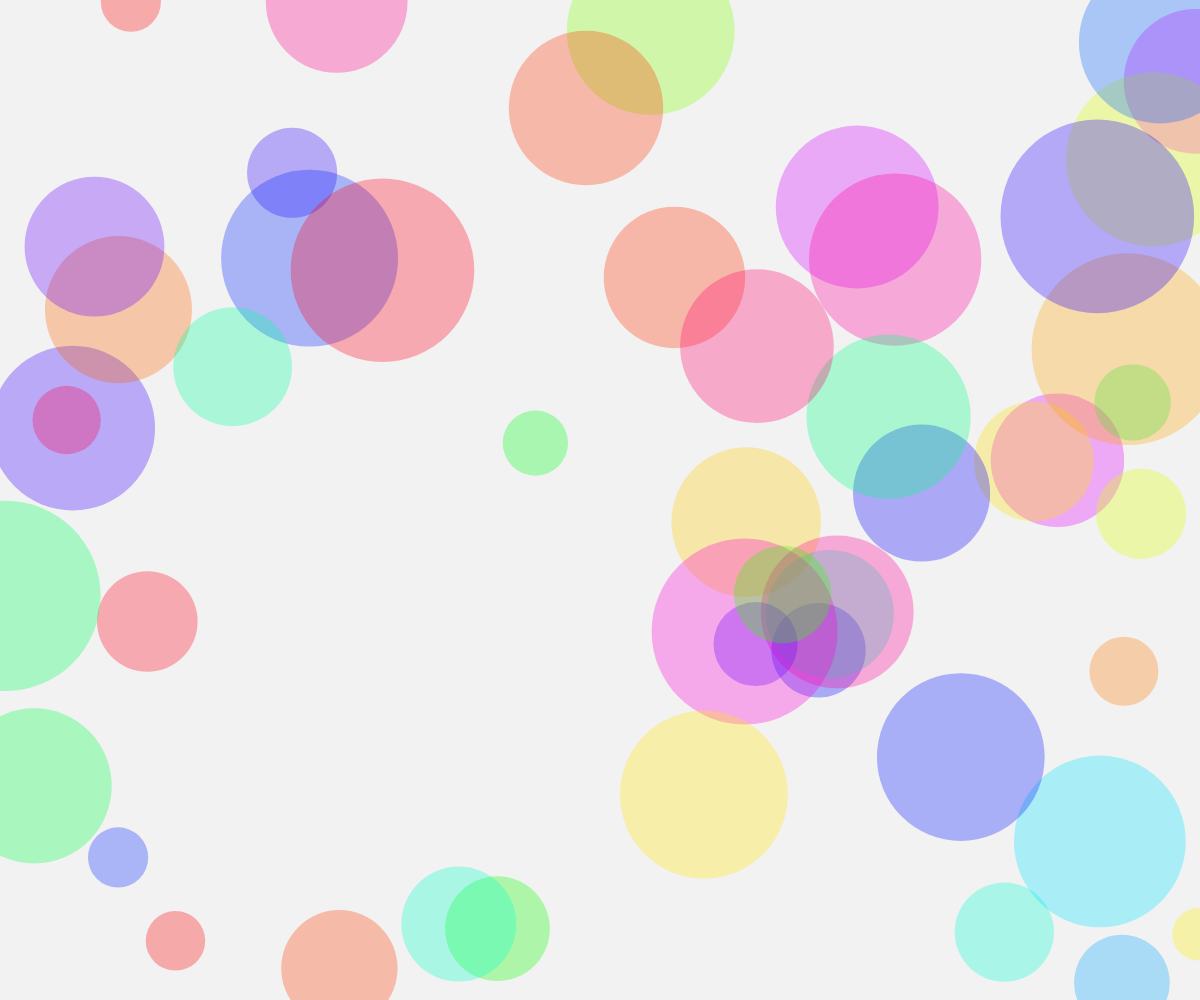
Frame 1 (no input)
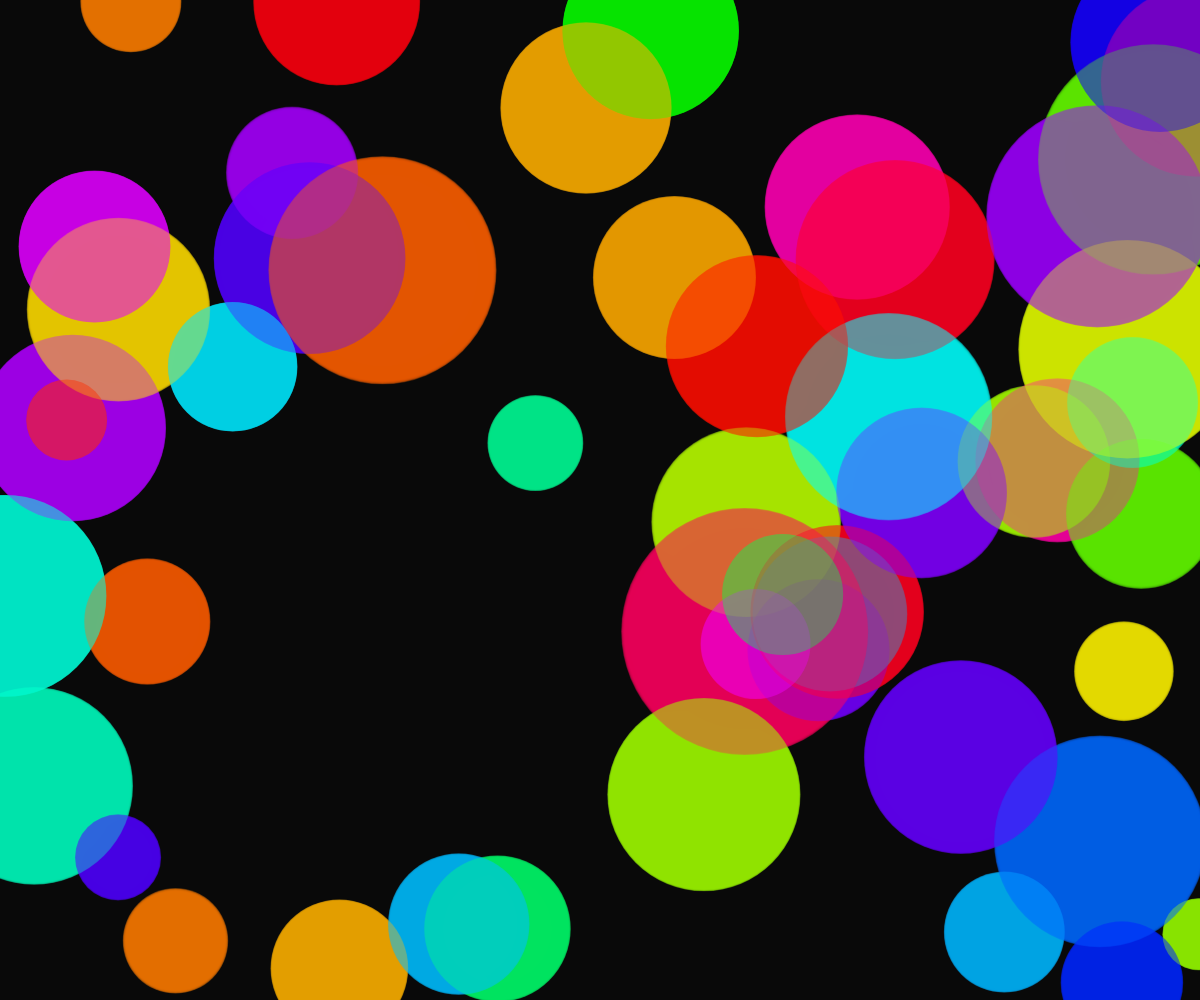
Frame 60 (no input)
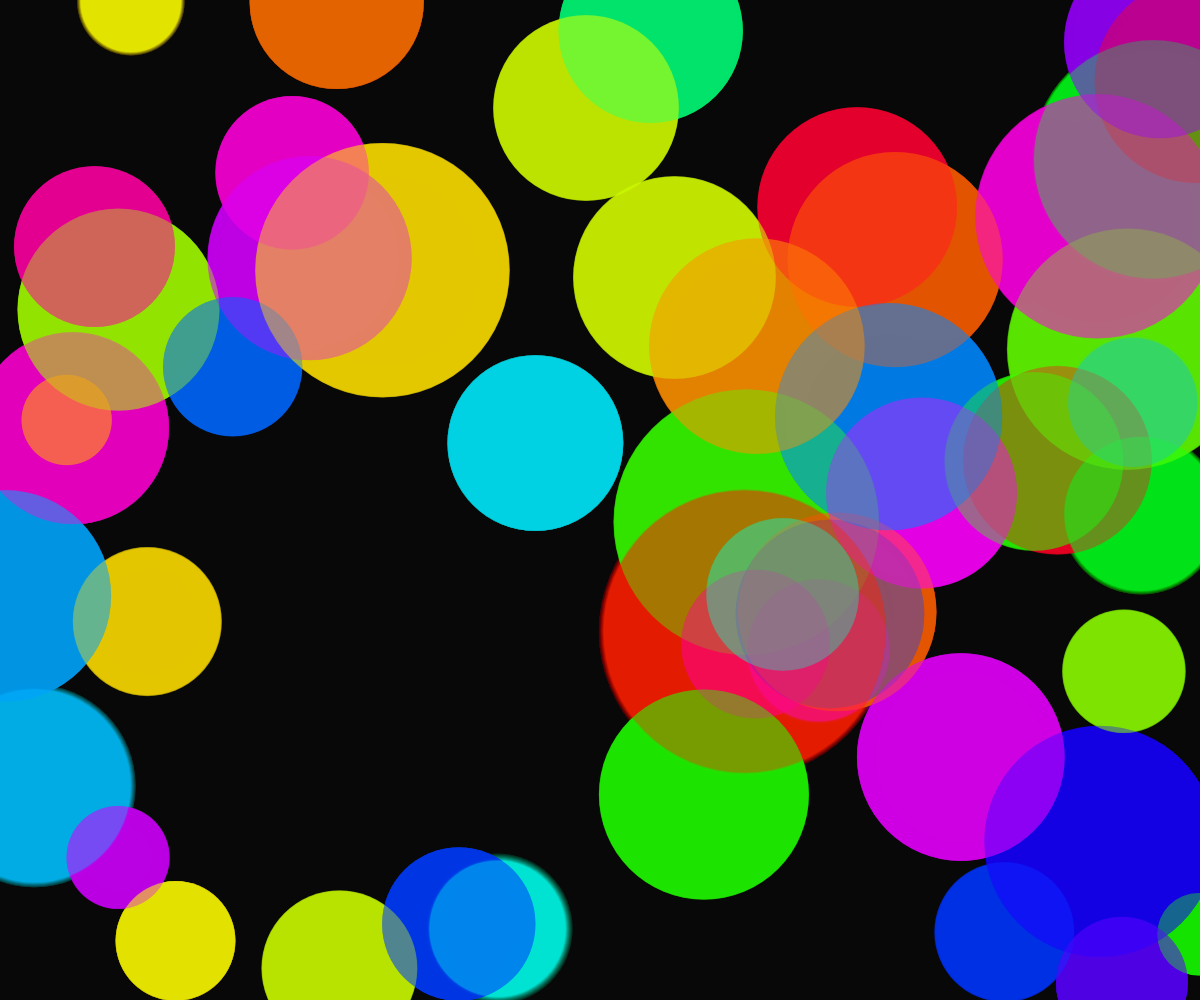
Frame 120 (the mouse pressed at the canvas centre since frame 60)

The p5.js sketch that drew these frames (run headless with seeded random() and noise() and a simulated clock; from frame 60 on, the mouse is pressed at the canvas centre):

// p5.js sketch
// ── sketch.js
let waves = [];
let amplitude = 0;
let mouseForce = 0;

function setup() {
  createCanvas(windowWidth, windowHeight);
  noStroke();
  colorMode(HSB, 360, 100, 100, 1);
  
  // Initialize waves
  for (let i = 0; i < 50; i++) {
    waves.push({
      x: random(width),
      y: random(height),
      radius: random(50, 200),
      speed: random(0.005, 0.02),
      hue: random(360),
      amp: random(0.5, 1.5)
    });
  }
}

function draw() {
  // Create a subtle fade effect
  fill(0, 0, 0, 0.05);
  rect(0, 0, width, height);

  // Update mouse interaction
  if (mouseIsPressed) {
    mouseForce = 1;
  } else {
    mouseForce *= 0.95; // Gradually reduce force
  }

  // Draw waves
  for (let wave of waves) {
    // Base pulse effect
    let pulse = sin(frameCount * wave.speed) * wave.amp;
    
    // Mouse interaction effect
    let d = dist(mouseX, mouseY, wave.x, wave.y);
    if (d < 300) {
      let force = map(d, 0, 300, 1, 0);
      pulse += force * mouseForce * 2;
    }
    
    // Apply hue shift over time
    let h = (wave.hue + frameCount * 0.5) % 360;
    
    // Draw the wave
    fill(h, 100, 100, 0.3);
    ellipse(wave.x, wave.y, wave.radius + pulse * 50);
  }
  
  // Simulate heart rate amplitude
  amplitude = map(sin(frameCount * 0.05), -1, 1, 0.8, 1.2);
}

function windowResized() {
  resizeCanvas(windowWidth, windowHeight);
}
